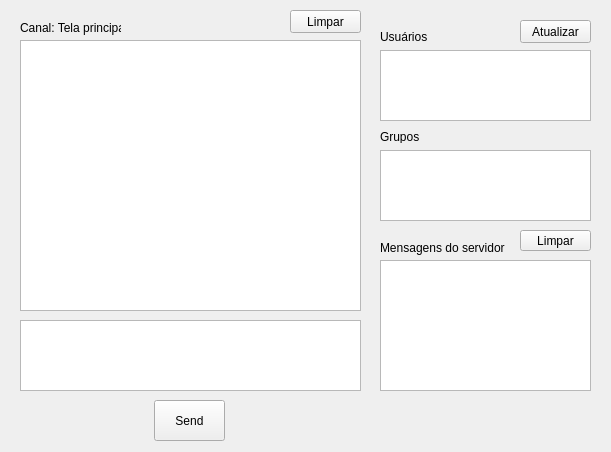
<?xml version="1.0" encoding="UTF-8"?>
<ui version="4.0">
 <class>Form</class>
 <widget class="QWidget" name="Form">
  <property name="geometry">
   <rect>
    <x>0</x>
    <y>0</y>
    <width>611</width>
    <height>452</height>
   </rect>
  </property>
  <property name="windowTitle">
   <string>Form</string>
  </property>
  <widget class="QPushButton" name="sendButton">
   <property name="geometry">
    <rect>
     <x>154</x>
     <y>400</y>
     <width>71</width>
     <height>41</height>
    </rect>
   </property>
   <property name="text">
    <string>Send</string>
   </property>
  </widget>
  <widget class="QTextBrowser" name="messageBrowser">
   <property name="geometry">
    <rect>
     <x>20</x>
     <y>40</y>
     <width>341</width>
     <height>271</height>
    </rect>
   </property>
  </widget>
  <widget class="QTextEdit" name="msgTextEdit">
   <property name="geometry">
    <rect>
     <x>20</x>
     <y>320</y>
     <width>341</width>
     <height>71</height>
    </rect>
   </property>
  </widget>
  <widget class="QTextBrowser" name="groupBrowser">
   <property name="geometry">
    <rect>
     <x>380</x>
     <y>150</y>
     <width>211</width>
     <height>71</height>
    </rect>
   </property>
  </widget>
  <widget class="QLabel" name="label">
   <property name="geometry">
    <rect>
     <x>380</x>
     <y>130</y>
     <width>47</width>
     <height>13</height>
    </rect>
   </property>
   <property name="text">
    <string>Grupos</string>
   </property>
  </widget>
  <widget class="QLabel" name="canal">
   <property name="geometry">
    <rect>
     <x>20</x>
     <y>20</y>
     <width>101</width>
     <height>16</height>
    </rect>
   </property>
   <property name="text">
    <string>Canal: Tela principal</string>
   </property>
  </widget>
  <widget class="QLabel" name="label_3">
   <property name="geometry">
    <rect>
     <x>380</x>
     <y>240</y>
     <width>141</width>
     <height>16</height>
    </rect>
   </property>
   <property name="text">
    <string>Mensagens do servidor</string>
   </property>
  </widget>
  <widget class="QTextBrowser" name="serverMsgBrowser">
   <property name="geometry">
    <rect>
     <x>380</x>
     <y>260</y>
     <width>211</width>
     <height>131</height>
    </rect>
   </property>
  </widget>
  <widget class="QLabel" name="label_4">
   <property name="geometry">
    <rect>
     <x>380</x>
     <y>30</y>
     <width>47</width>
     <height>13</height>
    </rect>
   </property>
   <property name="text">
    <string>Usuários</string>
   </property>
  </widget>
  <widget class="QTextBrowser" name="userBrowser">
   <property name="geometry">
    <rect>
     <x>380</x>
     <y>50</y>
     <width>211</width>
     <height>71</height>
    </rect>
   </property>
  </widget>
  <widget class="QPushButton" name="refreshButton">
   <property name="geometry">
    <rect>
     <x>520</x>
     <y>20</y>
     <width>71</width>
     <height>23</height>
    </rect>
   </property>
   <property name="text">
    <string>Atualizar</string>
   </property>
  </widget>
  <widget class="QPushButton" name="clearMsgButton">
   <property name="geometry">
    <rect>
     <x>290</x>
     <y>10</y>
     <width>71</width>
     <height>23</height>
    </rect>
   </property>
   <property name="text">
    <string>Limpar</string>
   </property>
  </widget>
  <widget class="QPushButton" name="clearSrvButton">
   <property name="geometry">
    <rect>
     <x>520</x>
     <y>230</y>
     <width>71</width>
     <height>21</height>
    </rect>
   </property>
   <property name="text">
    <string>Limpar</string>
   </property>
  </widget>
 </widget>
 <resources/>
 <connections/>
</ui>
